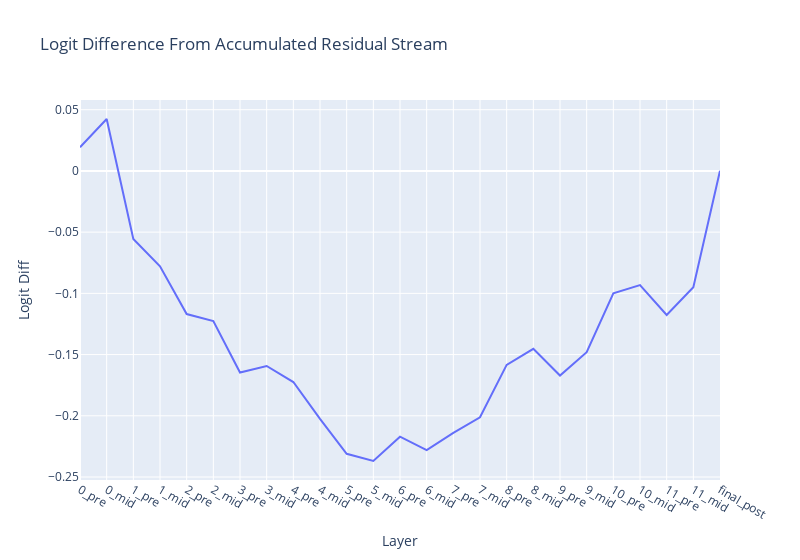

The notebook cell saved with this chart:
### Markdown cell above
Once you have the solution, you can plot your results.

<details> <summary>Details on <code>accumulated_resid</code></summary>

Key for the plot below: `n_pre` means the residual stream at the start of layer n, `n_mid` means the residual stream after the attention part of layer n (`n_post` is the same as `n+1_pre` so is not included)

* `layer` is the layer for which we input the residual stream (this is used to identify *which* layer norm scaling factor we want)
* `incl_mid` is whether to include the residual stream in the middle of a layer, ie after attention & before MLP
* `pos_slice` is the subset of the positions used. See `utils.Slice` for details on the syntax.
* `return_labels` is whether to return the labels for each component returned (useful for plotting)
</details>

### Code cell
# import plotly.graph_objects as go
accumulated_residual, labels = cache.accumulated_resid(layer=-1, incl_mid=True, pos_slice=-1, return_labels=True)
# accumulated_residual has shape (component, batch, d_model)

logit_lens_logit_diffs: Float[Tensor, "component"] = residual_stack_to_logit_diff(accumulated_residual, cache)

line(
    logit_lens_logit_diffs,
    hovermode="x unified",
    title="Logit Difference From Accumulated Residual Stream",
    labels={"x": "Layer", "y": "Logit Diff"},
    xaxis_tickvals=labels,
    width=800,
)

### Figure 1 — Plotly figure (JSON) as saved in the notebook; plotly's stock layout.template omitted (floating-point values rounded to 4 significant figures)
{"data": [{"hovertemplate": "Layer=%{x}<br>Logit Diff=%{y}<extra></extra>", "legendgroup": "", "line": {"color": "#636efa", "dash": "solid"}, "marker": {"symbol": "circle"}, "mode": "lines", "name": "", "orientation": "v", "showlegend": false, "type": "scatter", "x": [0, 1, 2, 3, 4, 5, 6, 7, 8, 9, 10, 11, 12, 13, 14, 15, 16, 17, 18, 19, 20, 21, 22, 23, 24], "xaxis": "x", "y": [0.01935, 0.0424, -0.05563, -0.07792, -0.1169, -0.1227, -0.1647, -0.1593, -0.1724, -0.2025, -0.231, -0.2369, -0.217, -0.228, -0.2139, -0.2012, -0.1584, -0.1453, -0.1671, -0.148, -0.09989, -0.09323, -0.1176, -0.09492, 0.0001857], "yaxis": "y"}], "layout": {"hovermode": "x unified", "legend": {"tracegroupgap": 0}, "title": {"text": "Logit Difference From Accumulated Residual Stream"}, "width": 800, "xaxis": {"anchor": "y", "domain": [0, 1], "tickmode": "array", "ticktext": ["0_pre", "0_mid", "1_pre", "1_mid", "2_pre", "2_mid", "3_pre", "3_mid", "4_pre", "4_mid", "5_pre", "5_mid", "6_pre", "6_mid", "7_pre", "7_mid", "8_pre", "8_mid", "9_pre", "9_mid", "10_pre", "10_mid", "11_pre", "11_mid", "final_post"], "tickvals": [0, 1, 2, 3, 4, 5, 6, 7, 8, 9, 10, 11, 12, 13, 14, 15, 16, 17, 18, 19, 20, 21, 22, 23, 24], "title": {"text": "Layer"}}, "yaxis": {"anchor": "x", "domain": [0, 1], "title": {"text": "Logit Diff"}}}}
